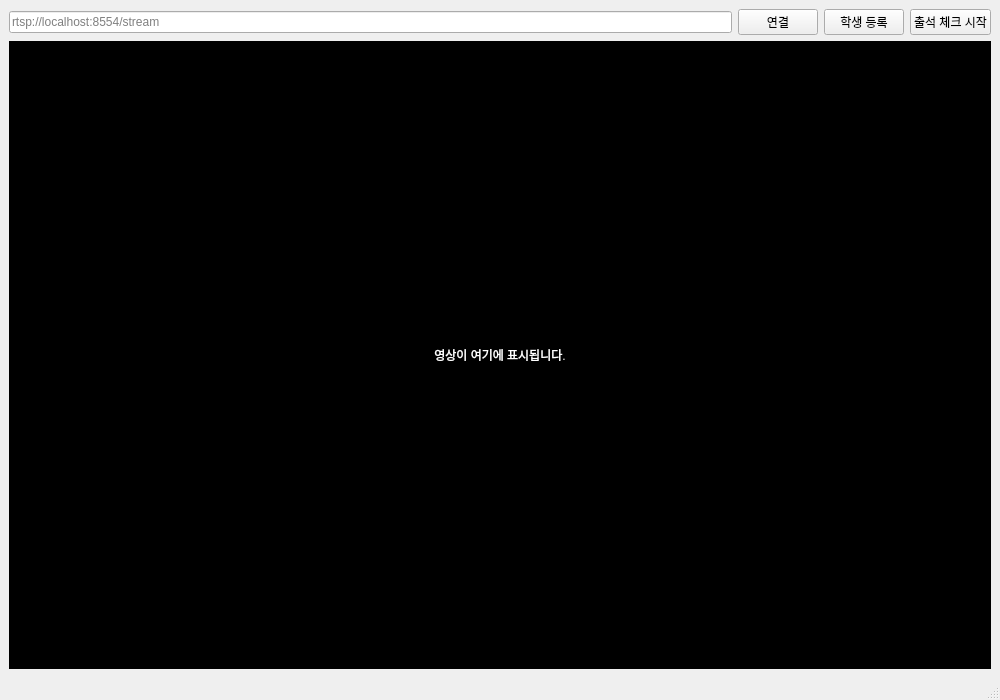
<?xml version="1.0" encoding="UTF-8"?>
<ui version="4.0">
 <class>MainWindow</class>
 <widget class="QMainWindow" name="MainWindow">
  <property name="geometry">
   <rect>
    <x>0</x>
    <y>0</y>
    <width>1000</width>
    <height>700</height>
   </rect>
  </property>
  <property name="windowTitle">
   <string>출석 체크 시스템</string>
  </property>
  <widget class="QWidget" name="centralwidget">
   <layout class="QVBoxLayout">
    <item>
     <layout class="QHBoxLayout">
      <item>
       <widget class="QLineEdit" name="lineEditUrl">
        <property name="placeholderText">
         <string>rtsp://localhost:8554/stream</string>
        </property>
       </widget>
      </item>
      <item>
       <widget class="QPushButton" name="btnConnect">
        <property name="text">
         <string>연결</string>
        </property>
       </widget>
      </item>
      <item>
       <widget class="QPushButton" name="btnRegister">
        <property name="text">
         <string>학생 등록</string>
        </property>
       </widget>
      </item>
      <item>
       <widget class="QPushButton" name="btnAttendance">
        <property name="text">
         <string>출석 체크 시작</string>
        </property>
       </widget>
      </item>
     </layout>
    </item>
    <item>
     <widget class="QLabel" name="labelVideo">
      <property name="text">
       <string>영상이 여기에 표시됩니다.</string>
      </property>
      <property name="alignment">
       <set>Qt::AlignCenter</set>
      </property>
      <property name="styleSheet">
       <string>background-color: black; color: white;</string>
      </property>
     </widget>
    </item>
   </layout>
  </widget>
  <widget class="QStatusBar" name="statusbar"/>
 </widget>
</ui>
